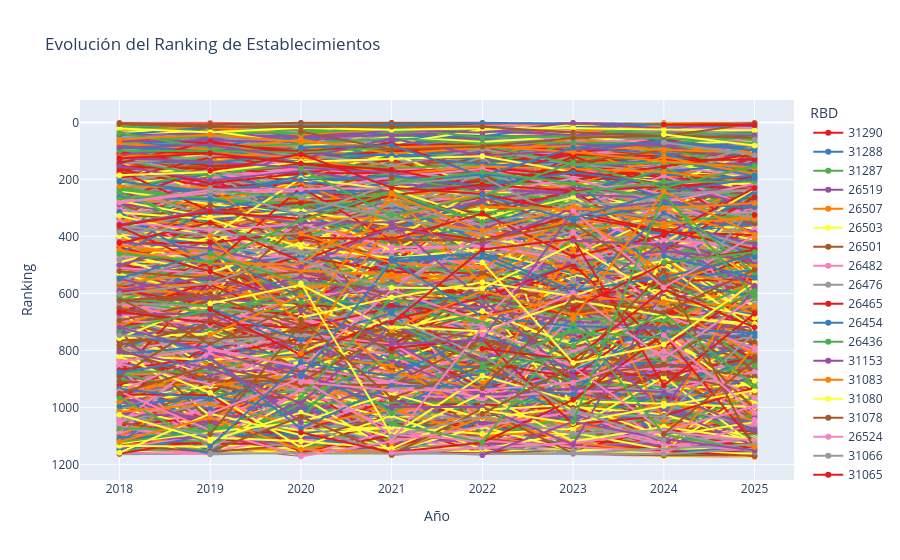

Notebook cell for this chart:
### Code cell
import plotly.express as px


# Ordenar el DataFrame por AÑO
df = df_colegios_2018_2025.sort_values(by="AÑO")

# Crear el gráfico
fig = px.line(df, x="AÑO", y="Ranking", color="RBD", markers=True, 
              title="Evolución del Ranking de Establecimientos",
              labels={"AÑO": "Año", "Ranking": "Ranking"},
              color_discrete_sequence=px.colors.qualitative.Set1,
              hover_data={'ESTABLECIMIENTO':True , "Promedio_len_mat": ":.2f"})

#REVERSE EJE Y
fig.update_yaxes(autorange="reversed")

# Reemplazar las etiquetas de la leyenda por el nombre del establecimiento
df_rbd_map = df.drop_duplicates("RBD")[["RBD", "ESTABLECIMIENTO"]].set_index("RBD")["ESTABLECIMIENTO"].to_dict()
fig.for_each_trace(lambda t: t.update(name=df_rbd_map.get(t.name, t.name)))

# Mostrar el gráfico
fig.show()
